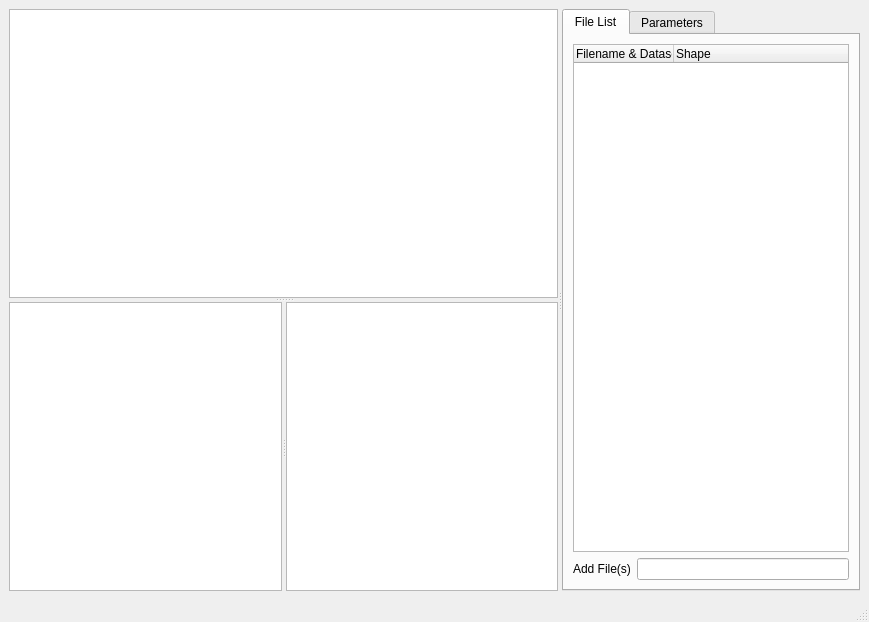
<?xml version="1.0" encoding="UTF-8"?>
<ui version="4.0">
 <class>MainWindow</class>
 <widget class="QMainWindow" name="MainWindow">
  <property name="geometry">
   <rect>
    <x>0</x>
    <y>0</y>
    <width>869</width>
    <height>622</height>
   </rect>
  </property>
  <property name="sizePolicy">
   <sizepolicy hsizetype="Expanding" vsizetype="Expanding">
    <horstretch>0</horstretch>
    <verstretch>0</verstretch>
   </sizepolicy>
  </property>
  <property name="baseSize">
   <size>
    <width>0</width>
    <height>0</height>
   </size>
  </property>
  <property name="windowTitle">
   <string>MainWindow</string>
  </property>
  <widget class="QWidget" name="centralwidget">
   <layout class="QHBoxLayout" name="horizontalLayout">
    <item>
     <widget class="QSplitter" name="splitter_3">
      <property name="sizePolicy">
       <sizepolicy hsizetype="Expanding" vsizetype="Expanding">
        <horstretch>0</horstretch>
        <verstretch>0</verstretch>
       </sizepolicy>
      </property>
      <property name="orientation">
       <enum>Qt::Horizontal</enum>
      </property>
      <widget class="QSplitter" name="splitter_2">
       <property name="orientation">
        <enum>Qt::Vertical</enum>
       </property>
       <widget class="MyImageView" name="imageView">
        <property name="sizePolicy">
         <sizepolicy hsizetype="Expanding" vsizetype="Expanding">
          <horstretch>5</horstretch>
          <verstretch>0</verstretch>
         </sizepolicy>
        </property>
       </widget>
       <widget class="QSplitter" name="splitter">
        <property name="orientation">
         <enum>Qt::Horizontal</enum>
        </property>
        <widget class="MyPlotWidget" name="profileWidget"/>
        <widget class="MyPlotWidget" name="smallDataWidget"/>
       </widget>
      </widget>
      <widget class="QTabWidget" name="optionTab">
       <property name="tabPosition">
        <enum>QTabWidget::North</enum>
       </property>
       <property name="tabShape">
        <enum>QTabWidget::Rounded</enum>
       </property>
       <property name="currentIndex">
        <number>0</number>
       </property>
       <property name="iconSize">
        <size>
         <width>5</width>
         <height>5</height>
        </size>
       </property>
       <widget class="QWidget" name="tab">
        <attribute name="title">
         <string>File List</string>
        </attribute>
        <layout class="QVBoxLayout" name="verticalLayout_3">
         <item>
          <layout class="QVBoxLayout" name="verticalLayout">
           <item>
            <widget class="DatasetTreeWidget" name="fileList">
             <property name="sizePolicy">
              <sizepolicy hsizetype="Preferred" vsizetype="Preferred">
               <horstretch>3</horstretch>
               <verstretch>0</verstretch>
              </sizepolicy>
             </property>
             <property name="contextMenuPolicy">
              <enum>Qt::CustomContextMenu</enum>
             </property>
             <property name="selectionMode">
              <enum>QAbstractItemView::ExtendedSelection</enum>
             </property>
             <property name="selectionBehavior">
              <enum>QAbstractItemView::SelectItems</enum>
             </property>
             <column>
              <property name="text">
               <string notr="true">Filename &amp; Dataset</string>
              </property>
             </column>
             <column>
              <property name="text">
               <string>Shape</string>
              </property>
             </column>
            </widget>
           </item>
           <item>
            <layout class="QHBoxLayout" name="horizontalLayout_2">
             <item>
              <widget class="QLabel" name="label">
               <property name="text">
                <string>Add File(s)</string>
               </property>
              </widget>
             </item>
             <item>
              <widget class="QLineEdit" name="lineEdit"/>
             </item>
            </layout>
           </item>
          </layout>
         </item>
        </layout>
        <zorder>fileList</zorder>
        <zorder>label</zorder>
        <zorder>lineEdit</zorder>
        <zorder>label</zorder>
        <zorder>lineEdit</zorder>
       </widget>
       <widget class="QWidget" name="tab_2">
        <attribute name="title">
         <string>Parameters</string>
        </attribute>
        <layout class="QVBoxLayout" name="verticalLayout_2">
         <item>
          <widget class="MyParameterTree" name="parameterTree">
           <column>
            <property name="text">
             <string notr="true">1</string>
            </property>
           </column>
          </widget>
         </item>
        </layout>
       </widget>
      </widget>
     </widget>
    </item>
   </layout>
  </widget>
  <widget class="QMenuBar" name="menubar">
   <property name="geometry">
    <rect>
     <x>0</x>
     <y>0</y>
     <width>869</width>
     <height>22</height>
    </rect>
   </property>
  </widget>
  <widget class="QStatusBar" name="statusbar"/>
 </widget>
 <customwidgets>
  <customwidget>
   <class>MyImageView</class>
   <extends>QGraphicsView</extends>
   <header>image_viewer</header>
  </customwidget>
  <customwidget>
   <class>MyPlotWidget</class>
   <extends>QGraphicsView</extends>
   <header>image_viewer</header>
  </customwidget>
  <customwidget>
   <class>MyParameterTree</class>
   <extends>QTreeWidget</extends>
   <header>image_viewer</header>
  </customwidget>
  <customwidget>
   <class>DatasetTreeWidget</class>
   <extends>QTreeWidget</extends>
   <header>image_viewer</header>
  </customwidget>
 </customwidgets>
 <resources/>
 <connections/>
</ui>
